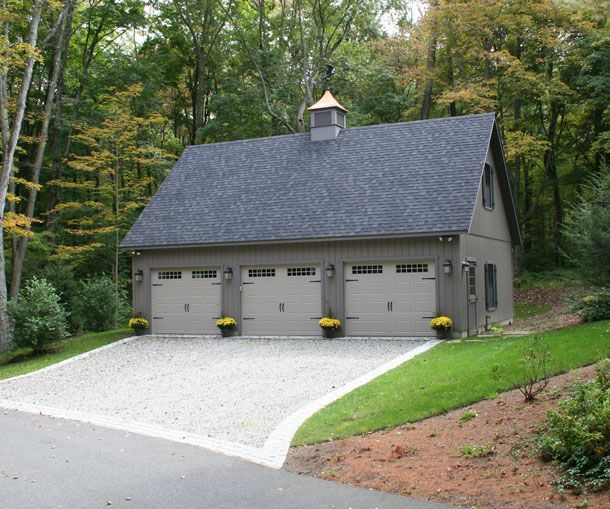
#> input picture houses/house19.jpg, 610 x 509 px
$ python detect_garages.py   (older library calls are emulated)
#> lines starting #> are read from the running program, lines starting #| are printed output that depends on the picture; after the words box and inside, x2 and y2 are one past the last pixel; in counts of white or black regions, pixels touching at a corner belong together
#packages
import cv2
import numpy as np
import imutils

#load the image, create a temporarily work image and convert it to grayscale/blur
image = cv2.imread('houses/house19.jpg')
#> image is the input picture: shape (509, 610, 3); mean B, G, R 104.5, 124.2, 119.1
work_image = image.copy()
image_gray = cv2.cvtColor(work_image, cv2.COLOR_BGR2GRAY)

#to a better thresholding and edge detection let's blurred the gray image
image_gray = cv2.GaussianBlur(image_gray, (3, 3), 0)

#load the template image, convert it to grayscale
template = cv2.imread('templates/template3.jpg')
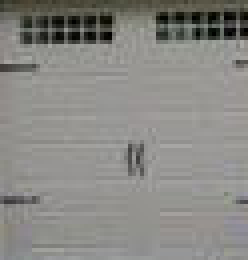
#> input picture templates/template3.jpg, 62 x 65 px (shown 4 times larger)
#> template is the input picture: shape (65, 62, 3); mean B, G, R 132.8, 136.7, 137.3
template = cv2.cvtColor(template, cv2.COLOR_BGR2GRAY)
#> template: shape (65, 62)
w, h = template.shape[::-1]
#> w = 62; h = 65

#create mask from original image
mask = np.zeros(image.shape[:2], dtype = "uint8")

#create bookkeeping variable
found = None
matched_locations = None

#Now loop over the scales of the working image
for scale in np.linspace(0.2, 1.0, 20)[::-1]:
    # resize the image according to the scale and keep track
    # of the ratio of the resizing
    resized = imutils.resize(image_gray, width=int(image_gray.shape[1] * scale))
    r = image_gray.shape[1] / float(resized.shape[1])
    # if the resized image is smaller than the template, then break
    # from the loop
    if resized.shape[0] < h or resized.shape[1] < w:
        break
    #apply template Matching
    result = cv2.matchTemplate(resized, template, cv2.TM_CCOEFF_NORMED)
    #threshold 0.8 for 80% only works with TM_CCOEFF_NORMED comparison method
    threshold = 0.8
    #result is greater than or equal to 80%
    loc = np.where(result >= threshold)
    min_val, max_val, min_loc, max_loc = cv2.minMaxLoc(result)

    #if you want to see the resizing iteration just uncomment
    #draw a rectangle around the detected region
    #----------------------------------------------------------------------
    #clone = np.dstack([resized, resized, resized])
    #for pt in zip(*loc[::-1]):
    #    cv2.rectangle(clone, pt, (pt[0] + w, pt[1] + h), (0, 255, 255), 2)
    #cv2.imshow("Iteration", clone)
    #cv2.waitKey(0)
    #----------------------------------------------------------------------

    # if have found a new maximum correlation value, then
    # pass to the bookkeeping variables
    if found is None or max_val > found[0]:
        found = (max_val, max_loc, r)
        matched_locations = loc
#> this loop made 20 passes
#> (min_val, max_val, min_loc, found, matched_locations) on pass 1: (-0.64, 0.962, (5, 403), (0.962, (153, 268), 1), 47 positions, rows 262 to 269, columns 149 to 358)
#> (loc, min_val, max_val, min_loc, max_loc) on passes 2 to 7: (53 positions, rows 250 to 257, columns 142 to 342, -0.637, 0.919, (3, 385), (145, 256)), (45 positions, rows 238 to 245, columns 135 to 326, -0.633, 0.911, (3, 368), (223, 242)), (31 positions, rows 227 to 232, columns 130 to 309, -0.626, 0.905, (2, 350), (212, 230)), (20 positions, rows 216 to 220, columns 199 to 292, -0.619, 0.858, (42, 342), (289, 217)), (9 positions, rows 204 to 206, columns 271 to 275, -0.613, 0.884, (33, 324), (273, 205)), (([193, 193], [256, 257]), -0.606, 0.824, (0, 298), (257, 193))
#> pass 1, `result = cv2.matchTemplate(resized, template, cv2.TM_CCOEFF_NORMED)`:
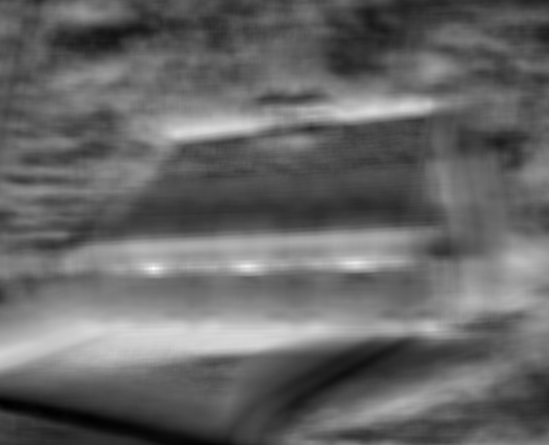
#> result: shape (445, 549) float32; min -0.64, max 0.962, mean 0.00575; drawn with min black and max white
#> after the loop:
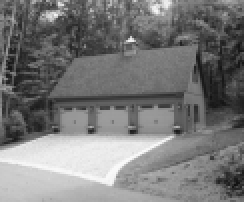
#> resized: shape (101, 122) (shown 2 times larger); min 16, max 251, mean 120.5
#> after the loop:
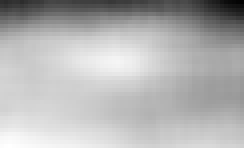
#> result: shape (37, 61) float32 (shown 4 times larger); min -0.343, max 0.319, mean 0.123; drawn with min black and max white

#unpack the bookkeed varaible found
(the_maxVal, maxLoc, r) = found
#> the_maxVal = 0.962; maxLoc = (153, 268); r = 1

#compute the (x, y) coordinates of the bounding box based on the resized ratio
#draw a filled bounding box around in the detected region creating contours
for pt in zip(*matched_locations[::-1]):
    (startX, startY) = (int(pt[0] * r), int(pt[1] * r))
    (endX, endY) = (int((pt[0] + w) * r), int((pt[1] + h) * r))
    rect_rec = work_image[(startX, startY)[1]: (endX, endY)[1], (startX, startY)[0]: (endX, endY)[0]]
    rect_rec[:] = (0, 0, 0)
    #create a mask image with bounding box to detect contours
    cv2.rectangle(mask, (startX, startY), (endX, endY), 255, -1)
#> this loop made 47 passes
#> (startX, startY, endX, endY) on passes 1 to 12: (353, 262, 415, 327), (354, 262, 416, 327), (355, 262, 417, 327), (356, 262, 418, 327), (357, 262, 419, 327), (358, 262, 420, 327), (353, 263, 415, 328), (354, 263, 416, 328), (355, 263, 417, 328), (356, 263, 418, 328), (244, 265, 306, 330), (245, 265, 307, 330)
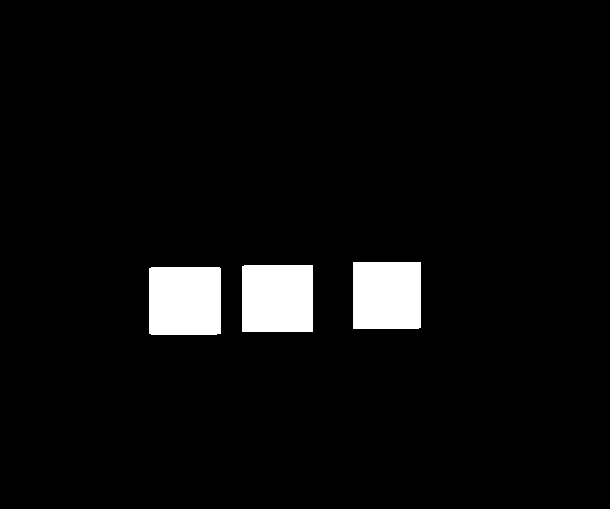
#> mask: shape (509, 610); 4.6% white; 3 white regions, box (x1, y1, x2, y2) and area: (149, 267, 221, 335) 4887, (242, 265, 313, 332) 4755, (353, 262, 421, 329) 4554
#> rect_rec: shape (65, 62, 3); every value is 0

#get edges
edged_image = cv2.Canny(mask, 50, 200)
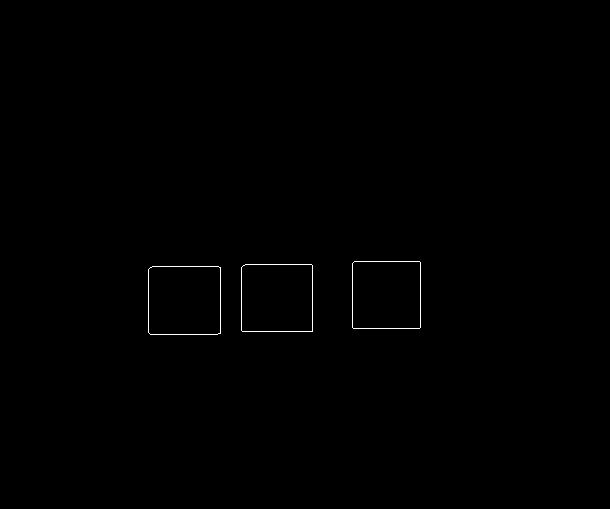
#> edged_image: shape (509, 610); 0.26% white in thin lines or dots, all inside (x1, y1, x2, y2) = (148, 261, 421, 335)

#find contours in the edged image
(_, cnts , _) = cv2.findContours(edged_image.copy(), cv2.RETR_EXTERNAL,cv2.CHAIN_APPROX_SIMPLE)
#> cnts = 3 contours; box (x1, y1, x2, y2) and area: (148, 266, 221, 335) 4884, (241, 264, 313, 332) 4750, (352, 261, 421, 329) 4552

#loop over the contours and draw a rectangle on original image
for contour in cnts:
    rect = cv2.boundingRect(contour)
    cv2.rectangle(image, (rect[0],rect[1]), (rect[2]+rect[0],rect[3]+rect[1]), (0,0,0), 2)
#> this loop made 3 passes
#> rect on passes 1 to 3: (148, 266, 73, 69), (241, 264, 72, 68), (352, 261, 69, 68)

#compute the center of the contour rectangle area
#write a text in the original image
for (i, c) in enumerate(cnts):
    M = cv2.moments(c)
    cX = int(M["m10"] / M["m00"])
    cY = int(M["m01"] / M["m00"])
    font = cv2.FONT_HERSHEY_SIMPLEX
    cv2.putText(image, 'Gar:' + str(i+1), (cX - 20, cY), font, 0.8, (0, 0, 0), 1, cv2.LINE_AA)
#> this loop made 3 passes
#> (cX, cY) on passes 1 to 3: (184, 300), (276, 297), (386, 294)
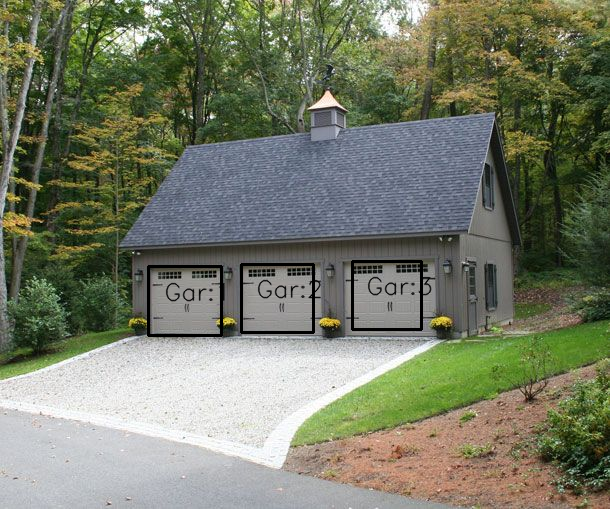
#> image: shape (509, 610, 3); mean B, G, R 103.3, 123, 117.9

#show the final Result
cv2.imshow("Result Image", image)
cv2.waitKey(0)
